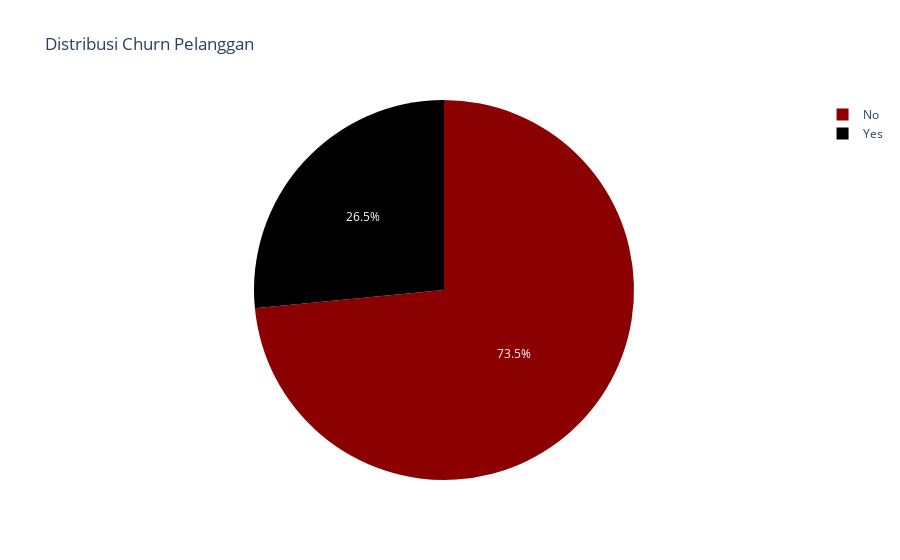

The code cell stored with this chart in its notebook:
### Markdown cell above
### Target Distribution

### Code cell
churn_counts = df['Churn'].value_counts().reset_index()
churn_counts.columns = ['Churn', 'Count']

fig = px.pie(
    churn_counts, 
    values='Count', 
    names='Churn', 
    title='Distribusi Churn Pelanggan',
    color= 'Churn',
    color_discrete_map={'Yes': 'Black', 'No': 'darkred'}
)
fig.show()

### Figure 1 — Plotly figure (JSON) as saved in the notebook; plotly's stock layout.template omitted (floating-point values rounded to 4 significant figures)
{"data": [{"customdata": [["No"], ["Yes"]], "domain": {"x": [0, 1], "y": [0, 1]}, "hovertemplate": "Churn=%{customdata[0]}<br>Count=%{value}<extra></extra>", "labels": ["No", "Yes"], "legendgroup": "", "marker": {"colors": ["darkred", "Black"]}, "name": "", "showlegend": true, "type": "pie", "values": [3565, 1288]}], "layout": {"legend": {"tracegroupgap": 0}, "title": {"text": "Distribusi Churn Pelanggan"}}}
